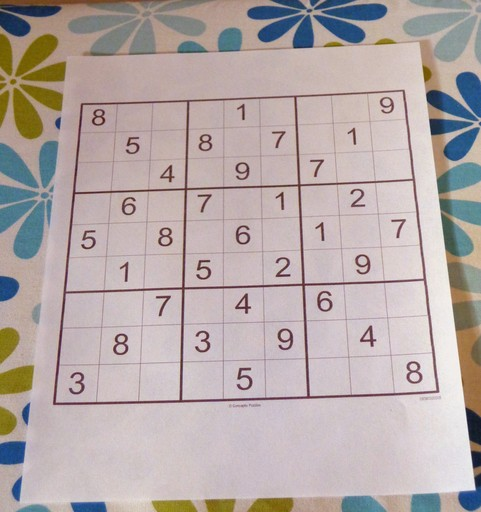
#> input picture sudoku_solver/img/sudoku1.jpg, 481 x 512 px
$ python sudoku.py
#> lines starting #> are read from the running program, lines starting #| are printed output that depends on the picture; after the words box and inside, x2 and y2 are one past the last pixel; in counts of white or black regions, pixels touching at a corner belong together
import numpy as np
import cv2
from pytesseract import image_to_string
from imutils.perspective import four_point_transform
from skimage.segmentation import clear_border


class SudokuImage:
    """A standard 9x9 Sudoku puzzle represented by an image. The grid can be extracted from the image.
    """

    def __init__(self, file: str) -> None:
        """Initialize the image.

        Args:
            file (str): Path to the image file.
        """
#> called with file = 'img/sudoku1.jpg'
        self.img = self.resize_height(cv2.imread(file), 500)

    def show_solution(self) -> None:
        # TODO: Display solution obtained by the solver.
        raise NotImplementedError

    def resize_height(self, img: np.ndarray, height: int) -> np.ndarray:
        """Resize image to a given height but keep aspect ratio.

            Args:
                img (np.ndarray): The image to resize.
                height (int): The new height of the image.

            Returns:
                np.ndarray: The resized image.
            """
#> called with height = 500
        original_width, original_height = img.shape[:2]
#> original_width = 512; original_height = 481
        scale_factor = height / original_height
#> scale_factor = 1.04
        width = int(scale_factor * original_width)
#> width = 532

        return cv2.resize(img, (width, height), interpolation=cv2.INTER_AREA)
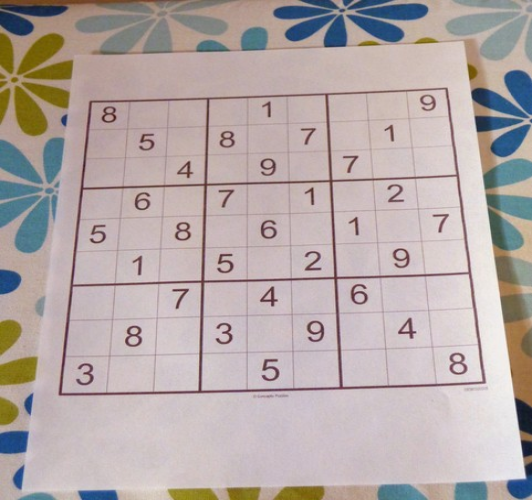
#> returned value: shape (500, 532, 3); mean of channels 0, 1, 2 168, 169.4, 181.1; drawn as B, G, R

    def get_border(self, debug: bool = False) -> np.ndarray:
        """Find the border of the Sudoku grid.

        Args:
            debug (bool, optional): Show image with grid border. Defaults to False.

        Returns:
            np.ndarray: The contour of the border.
        """
#> called with debug = False
        # Preprocess image to find the border easier
        gray = cv2.cvtColor(self.img, cv2.COLOR_BGR2GRAY)
        blurred = cv2.GaussianBlur(gray, (5, 5), 0)
        thresh = cv2.adaptiveThreshold(blurred, 255, cv2.ADAPTIVE_THRESH_GAUSSIAN_C, cv2.THRESH_BINARY, 5, 4)
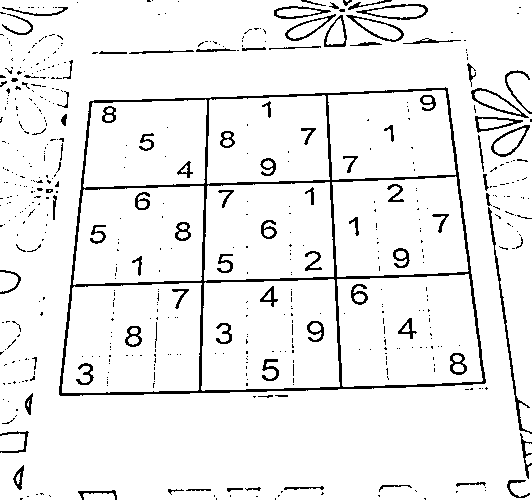
#> thresh: shape (500, 532); 93.3% white; black in thin lines or dots

        # Find the border by assuming the Sudoku grid is the 2nd largest area
        # TODO: Find a better way to extract the border since this crude assumption will not hold in most cases.
        contours, _ = cv2.findContours(thresh, cv2.RETR_TREE, cv2.CHAIN_APPROX_SIMPLE)
#> contours = 651 contours, 515 with area under 20; largest, box (x1, y1, x2, y2) and area: (0, 0, 532, 500) 261908, (58, 86, 487, 397) 117040, (337, 274, 483, 387) 14390, (201, 279, 340, 391) 14211, (62, 283, 202, 393) 13958
        border = sorted(contours, key=cv2.contourArea, reverse=True)[1]
#> border = contour of 208 points, box (x1, y1, x2, y2) (58, 86, 487, 397), area 117040

        if debug:
            cv2.drawContours(self.img, [border], 0, (0, 255, 0), 1)
            cv2.imshow("Sudoku", self.img)
            cv2.waitKey(0)
            cv2.destroyAllWindows()

        return border

    def get_grid(self) -> np.ndarray:
        """Create an top-down image of the grid only.

        Returns:
            np.ndarray: The puzzle grid.
        """
        # Find the four corners of the puzzle
        border = self.get_border()
        peri = cv2.arcLength(border, True)
#> peri = 1420.4
        corners = cv2.approxPolyDP(border, 0.04 * peri, True)
#> corners = [[448, 88], [484, 384], [58, 394], [90, 100]]
        corners = np.squeeze(corners, axis=1)

        # Deskew to get a top-down view of the grid
        grid = four_point_transform(self.img, corners)
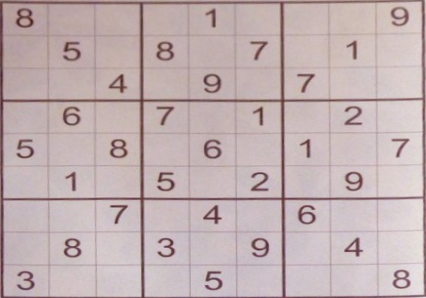
#> grid: shape (298, 426, 3); mean of channels 0, 1, 2 177.6, 176.4, 193.5; drawn as B, G, R

        return grid

    def get_digits(self) -> np.ndarray:
        """Extract the digits from the puzzle grid.

        Returns:
            np.ndarray: The digits as an 9x9 array. Zero means empty cell.
        """
        # Preprocessing
        grid = cv2.resize(self.get_grid(), (800, 800))
#> grid: shape (800, 800, 3)
        gray = cv2.cvtColor(grid, cv2.COLOR_BGR2GRAY)
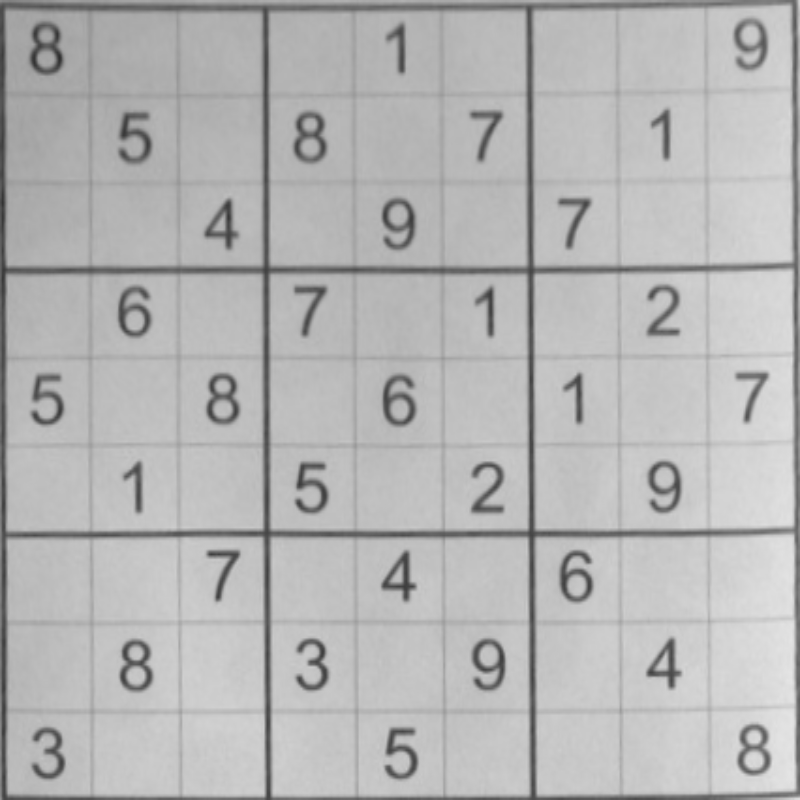
#> gray: shape (800, 800); min 45, max 229, mean 181.5
        thresh = cv2.threshold(gray, 0, 255, cv2.THRESH_BINARY_INV + cv2.THRESH_OTSU)[1]
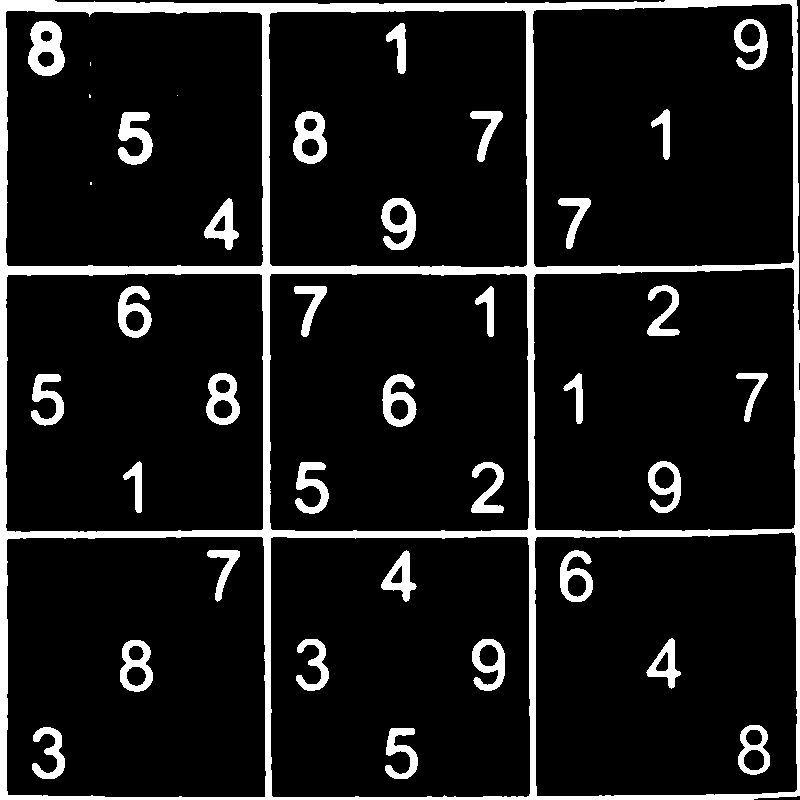
#> thresh: shape (800, 800); 10.5% white; 38 white regions (4 under 20 px), largest, box (x1, y1, x2, y2) and area: (0, 0, 800, 800) 41646, (28, 21, 65, 76) 1330, (293, 111, 327, 164) 1095
        borderless = clear_border(thresh)
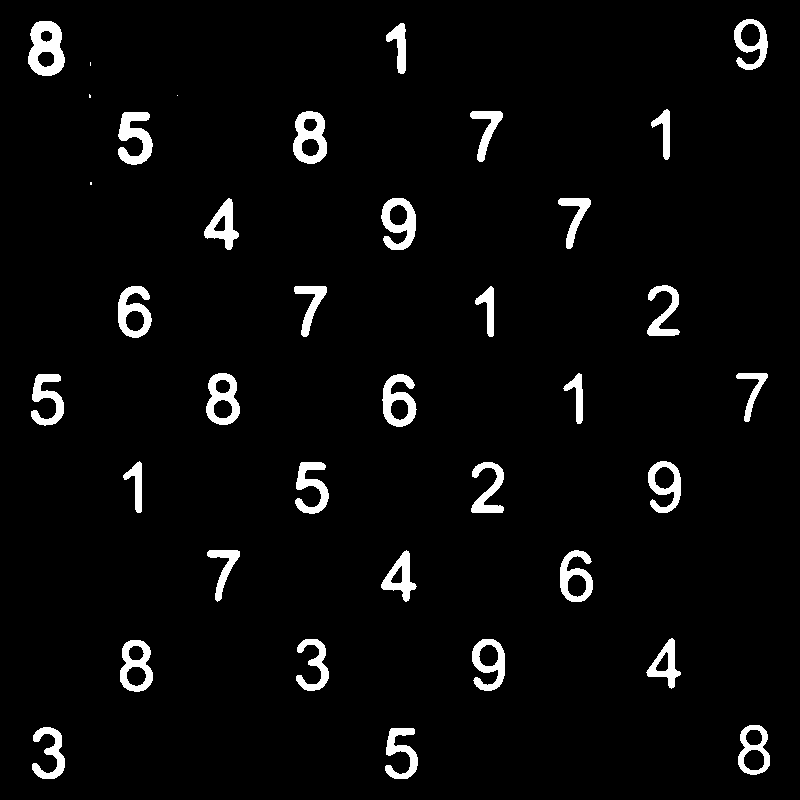
#> borderless: shape (800, 800); 4% white; 37 white regions (4 under 20 px), largest, box (x1, y1, x2, y2) and area: (28, 21, 65, 76) 1330, (293, 111, 327, 164) 1095, (118, 112, 153, 165) 1079

        # Divide grid in its 81 cells
        height, width = grid.shape[:2]
#> height = 800; width = 800
        h_linspace = np.linspace(0, height, 10, dtype=int)
        w_linspace = np.linspace(0, width, 10, dtype=int)

        cv2.imshow("Sudoku", borderless)
        cv2.waitKey(0)
        cv2.destroyAllWindows()

        # Loop over all cells and extract the digits
        # TODO: Train a model on MNIST digits (maybe)
        digits = np.zeros((9, 9), dtype=int)
        for i in range(9):
            for j in range(9):
                cell = borderless[h_linspace[i]:h_linspace[i+1], w_linspace[j]:w_linspace[j+1]]
                ocr = image_to_string(cell, config="--oem 3 --psm 10").strip()
                if ocr.isnumeric():
                    digits[i, j] = int(ocr)
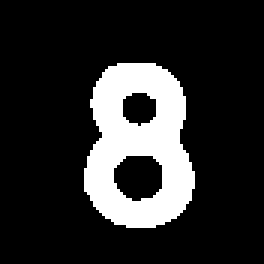
#> cell: shape (88, 88) (shown 3 times larger); 17.2% white; 1 white region, box (x1, y1, x2, y2) and area: (28, 21, 65, 76) 1330

        return digits


class SudokuSolver:
    # TODO: Solve the puzzle given a 9x9 numpy array.
    pass


if __name__ == "__main__":
    sudoku = SudokuImage("img/sudoku1.jpg")
    print(sudoku.get_digits())
#> (the call stopped at in get_digits, `ocr = image_to_string(cell, config="--oem 3 --psm 10").strip()`: pytesseract is not available in this run)

$ run again, with sudoku_solver/img/solution.png saved as sudoku_solver/img/sudoku1.jpg
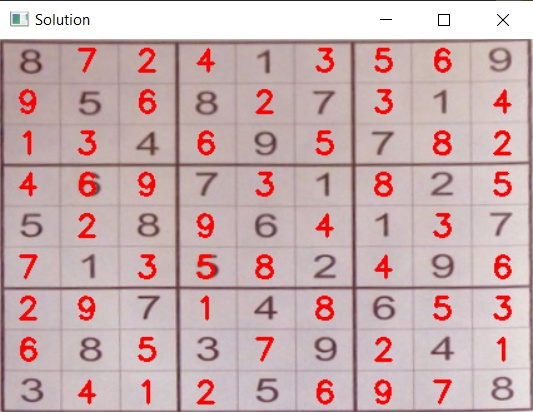
#> input picture sudoku_solver/img/solution.png, 533 x 412 px
#> original_width = 412; original_height = 533
#> scale_factor = 0.938
#> in resize_height, `width = int(scale_factor * original_width)`: width = 386
#> in get_border, `thresh = cv2.adaptiveThreshold(blurred, 255, cv2.ADAPTIVE_THRESH_GAUSS..`:
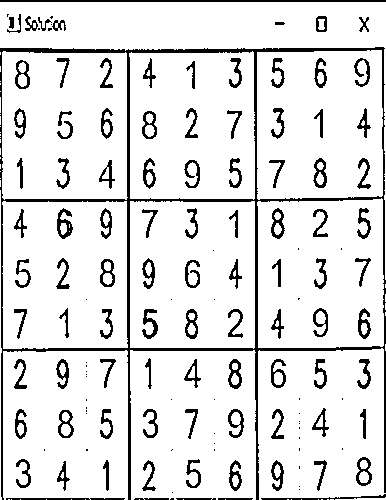
#> thresh: shape (500, 386); 88.3% white; 140 black regions (43 under 20 px)
#> contours = 230 contours, 94 with area under 20; largest, box (x1, y1, x2, y2) and area: (258, 348, 386, 500) 18199, (257, 198, 384, 348) 18146, (257, 50, 383, 200) 18127, (130, 350, 256, 500) 18115, (3, 350, 128, 500) 18095
#> in get_border, `border = sorted(contours, key=cv2.contourArea, reverse=True)[1]`: border = contour of 66 points, box (x1, y1, x2, y2) (257, 198, 384, 348), area 18146
#> peri = 557.2
#> corners = [[381, 198], [257, 202], [258, 347], [383, 345]]
#> in get_digits, `borderless = clear_border(thresh)`:
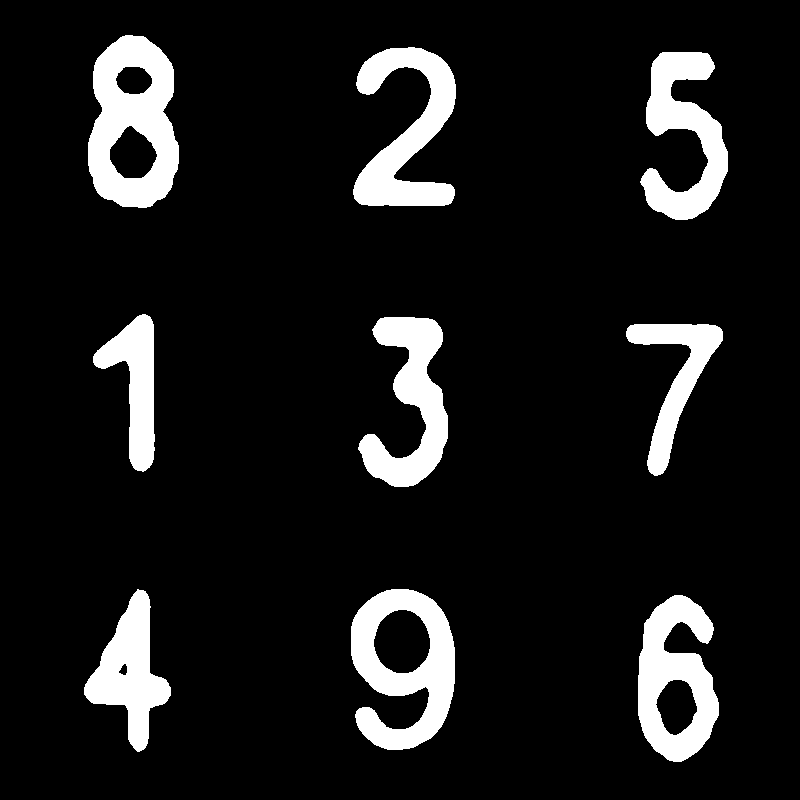
#> borderless: shape (800, 800); 10.3% white; 9 white regions, largest, box (x1, y1, x2, y2) and area: (88, 35, 179, 208) 10125, (351, 589, 455, 750) 9101, (353, 47, 456, 206) 8023
